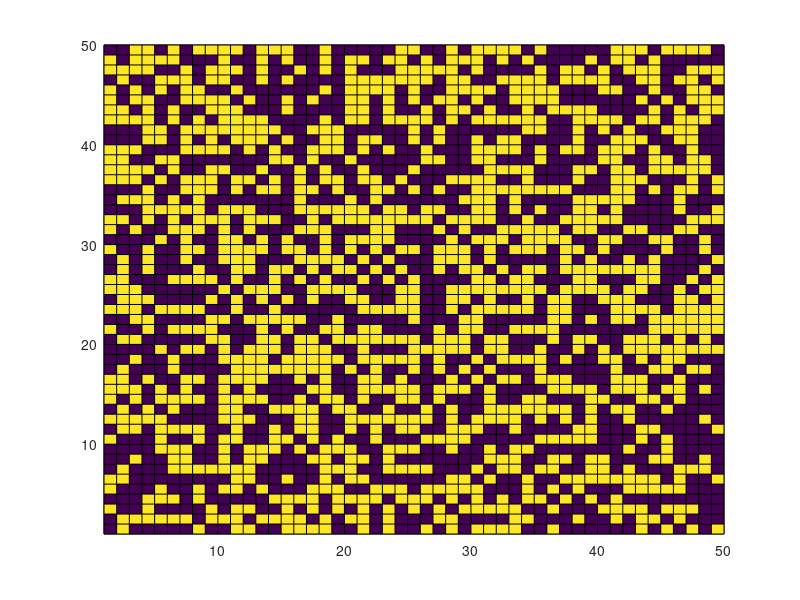

Recreate this plot in MATLAB. (Note: this script raises an error after producing the figure.)
%Script for running the CODA model (on a von Neumann neighbourhood)
%extended to account for the mobility of agents. Every "f" timesteps two
%agents are chosen at random to swap places within the population lattice,
%thereby representing real-life migration of agent,s who certainly don't stay
%in the same place all the time.
clear all

para = struct('N',50,'alpha',0.55,'beta',0.55);
maxtime = 5000000;

%Setting up initial matrices for opinions,log opinions and actions.

lattice_opinion = zeros([para.N para.N]);
lattice_op_log = zeros([para.N para.N]);
lattice_action = zeros([para.N para.N]);

%Define mobility parameter "f", representing the number of updates after
%which migration occurs. Lower f => consensus, as everyone tends to be affected by
%everyone else. Higher f tends to have little effect on dynamics (Note -
%here f is being compared to the maxtime of the model).

f = 500;

%Assigning initial random moderate opinion values.

tic
for i=1:para.N
    a = 0.45;
    b = 0.55;
    r = (b-a).*rand(para.N,1) + a;
    lattice_opinion(i,:)=r;
    
    
    
    for j=1:para.N
        lattice_op_log(i,j)=log(lattice_opinion(i,j)/(1-lattice_opinion(i,j)));
        if lattice_op_log(i,j)<0
            lattice_action(i,j)=0;
            
        else
            lattice_action(i,j)=1;
        end
    end
end

%Plotting the initial opinion map.

figure(1)
C = lattice_action;
s = pcolor(C);
s.EdgeColor = 'none';
colormap(gray(2))
axis ij
axis square

for i=2:maxtime

 %Picking which agent to update.
    r_1 = randi(para.N*para.N);  
    
    %Picking their neighbour using von Neumann neighbourhood structure.
    direction = randi(4);
    if direction == 1         
        
        %North
        if r_1 - para.N <= 0
            neighbour_act_obs =lattice_action(r_1);
        else
            neighbour_act_obs = lattice_action(r_1 - para.N);     
        end
        
        %East
    elseif direction == 2                                   
            
        if mod(r_1,10) == 0
           neighbour_act_obs = lattice_action(r_1);
        else
           neighbour_act_obs = lattice_action(r_1 + 1);
        end
        
        %South       
    elseif direction == 3        
             
        if r_1 + para.N > para.N*para.N
            neighbour_act_obs = lattice_action(r_1);
        else
            neighbour_act_obs = lattice_action(r_1 + para.N);
        end 
        
        %West       
    else
        if mod(r_1-1,10) == 0
            neighbour_act_obs =lattice_action(r_1);
        else
        neighbour_act_obs = lattice_action(r_1 - 1);  
        end
    end
    
        %Enacting the Bayesian opinion update rule based upon the action
        %which was observed
    
    if neighbour_act_obs == 1
        lattice_op_log(r_1) = lattice_op_log(r_1) + log(para.alpha/(1-para.beta));
    elseif neighbour_act_obs == 0
        lattice_op_log(r_1) = lattice_op_log(r_1) - log(para.beta/(1-para.alpha));        
    end
    
    %Updating the action of the agent based upon their new updated
    %opinion.

    if lattice_op_log(r_1) < 0
        lattice_action(r_1) = 0;
    else
        lattice_action(r_1) = 1; 
    end
    
  %Introducing basic mobility every f timesteps, at such times two agents
  %are chosen at random to swap positions in the lattice.
  
  if (mod(i,f) == 0)
      mob_indices = randperm(para.N*para.N,2);
      op_log_index_1 = lattice_op_log(mob_indices(1));
      
      lattice_op_log(mob_indices(1)) = lattice_op_log(mob_indices(2));
      lattice_op_log(mob_indices(2)) = op_log_index_1;
  else
  end
    
    
% %Plotting the final action matrix as opinion map - also allowing it to show
% %model running in real time.
%     
% figure(2)
% C = lattice_action;
% s = pcolor(C);
% s.EdgeColor = 'none';
% colormap(gray(2))
% axis ij;
% axis square;

end

%Plotting the final action matrix as opinion map.

figure(2)
C = lattice_action;
s = pcolor(C);
s.EdgeColor = 'none';
colormap(gray(2))
axis ij
axis square
toc

%Defining new parameter nu to show how far each agent if from changing
%opinion.

nu = log(para.alpha/(1-para.alpha));

lat_op_dist = 1/nu .* lattice_op_log;

figure(3)
histogram(lat_op_dist(:),'numbins',15,'normalization','probability')